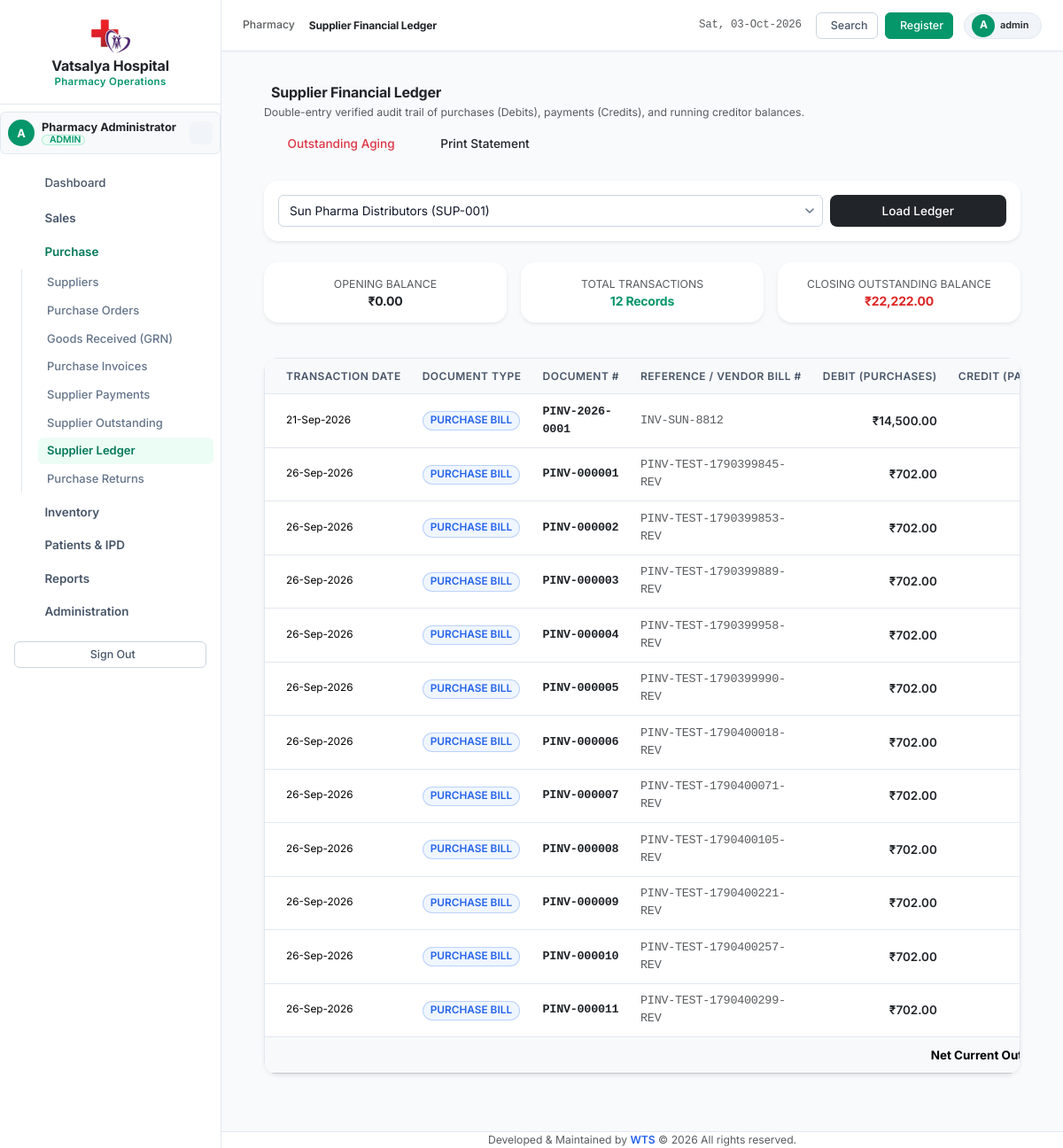
Page /modules/purchases/ledger.php?supplier_id=1 (signed in) on the committed database.
### tables this page shows
CREATE TABLE `pharmacy_purchase_invoices` (
  `invoice_id` int(11) NOT NULL AUTO_INCREMENT,
  `invoice_number` varchar(50) NOT NULL,
  `supplier_invoice_no` varchar(100) NOT NULL,
  `supplier_id` int(11) NOT NULL,
  `po_id` int(11) DEFAULT NULL,
  `grn_id` int(11) DEFAULT NULL,
  `invoice_date` date NOT NULL,
  `due_date` date DEFAULT NULL,
  `taxable_amount` decimal(12,2) NOT NULL DEFAULT 0.00,
  `discount_amount` decimal(12,2) NOT NULL DEFAULT 0.00,
  `gst_amount` decimal(12,2) NOT NULL DEFAULT 0.00,
  `other_charges` decimal(12,2) NOT NULL DEFAULT 0.00,
  `round_off` decimal(6,2) NOT NULL DEFAULT 0.00,
  `grand_total` decimal(12,2) NOT NULL DEFAULT 0.00,
  `amount_paid` decimal(12,2) NOT NULL DEFAULT 0.00,
  `outstanding_amount` decimal(12,2) NOT NULL DEFAULT 0.00,
  `payment_status` enum('UNPAID','PARTIALLY_PAID','PAID','OVERDUE','CANCELLED') NOT NULL DEFAULT 'UNPAID',
  `match_status` enum('MATCHED','QUANTITY_MISMATCH','PRICE_MISMATCH','TAX_MISMATCH','PENDING_REVIEW') NOT NULL DEFAULT 'MATCHED',
  `payment_terms` varchar(100) DEFAULT NULL,
  `notes` text DEFAULT NULL,
  `created_by` int(11) DEFAULT NULL,
  `created_at` datetime NOT NULL DEFAULT current_timestamp(),
  `updated_at` datetime NOT NULL DEFAULT current_timestamp() ON UPDATE current_timestamp(),
  PRIMARY KEY (`invoice_id`),
  UNIQUE KEY `invoice_number` (`invoice_number`),
  KEY `idx_supplier_id` (`supplier_id`),
  KEY `idx_supplier_invoice_no` (`supplier_invoice_no`),
  KEY `idx_po_id` (`po_id`),
  KEY `idx_grn_id` (`grn_id`),
  KEY `idx_invoice_date` (`invoice_date`),
  KEY `idx_payment_status` (`payment_status`),
  KEY `idx_pinv_date_paystatus` (`invoice_date`,`payment_status`),
  CONSTRAINT `fk_pinv_grn` FOREIGN KEY (`grn_id`) REFERENCES `pharmacy_grn` (`grn_id`) ON DELETE SET NULL,
  CONSTRAINT `fk_pinv_po` FOREIGN KEY (`po_id`) REFERENCES `pharmacy_purchase_orders` (`po_id`) ON DELETE SET NULL,
  CONSTRAINT `fk_pinv_supplier` FOREIGN KEY (`supplier_id`) REFERENCES `pharmacy_suppliers` (`supplier_id`)
);

### config/app.php (called while the page is built, shortened)
<?php
spl_autoload_register(function ($class) {
    $prefix = 'Pharmacy\\';
    $baseDir = dirname(__DIR__) . '/app/';
    $len = strlen($prefix);
    $relativeClass = substr($class, $len);
    $file = $baseDir . str_replace('\\', '/', $relativeClass) . '.php';
});

### app/Services/SupplierPaymentService.php (called while the page is built, shortened)
<?php
class SupplierPaymentService
{
    private PDO $pdo;
    public function __construct(PDO $pdo)
    {
        $this->pdo = $pdo;
    }
    public function getSupplierLedger(int $supplierId): array
    {
        $supStmt = $this->pdo->prepare("SELECT supplier_id, supplier_code, supplier_name, opening_balance FROM pharmacy_suppliers WHERE supplier_id = ?");
        $supStmt->execute([$supplierId]);
        $supplier = $supStmt->fetch(PDO::FETCH_ASSOC);
        $openingBal = (float)$supplier['opening_balance'];
        $invStmt = $this->pdo->prepare("
            SELECT
                invoice_date as tx_date,
                'PURCHASE' as doc_type,
                invoice_number as doc_no,
                supplier_invoice_no as ref_no,
                grand_total as debit,
                0.00 as credit,
                notes,
                created_at
            FROM pharmacy_purchase_invoices
            WHERE supplier_id = ?
        ");
        $invStmt->execute([$supplierId]);
        $invoices = $invStmt->fetchAll(PDO::FETCH_ASSOC);
        $payStmt = $this->pdo->prepare("
            SELECT
                payment_date as tx_date,
                'PAYMENT' as doc_type,
                payment_number as doc_no,
                reference_no as ref_no,
                0.00 as debit,
                amount as credit,
                notes,
                created_at
            FROM pharmacy_supplier_payments
            WHERE supplier_id = ? AND status = 'Completed'
        ");
        $payStmt->execute([$supplierId]);
        $payments = $payStmt->fetchAll(PDO::FETCH_ASSOC);
        $allTx = array_merge($invoices, $payments);
        usort($allTx, function ($a, $b) {
            $cmp = strcmp($a['tx_date'], $b['tx_date']);
            if ($cmp === 0) {
                return strcmp($a['created_at'], $b['created_at']);
            }
            return $cmp;
        });
        $runningBalance = $openingBal;
        $ledgerEntries = [];
        foreach ($allTx as $tx) {
            $debit = (float)$tx['debit'];
            $credit = (float)$tx['credit'];
            $runningBalance += ($debit - $credit);
            $ledgerEntries[] = [
                'tx_date'         => $tx['tx_date'],
                'doc_type'        => $tx['doc_type'],
                'doc_no'          => $tx['doc_no'],
                'ref_no'          => $tx['ref_no'],
                'debit'           => $debit,
                'credit'          => $credit,
                'running_balance' => round($runningBalance, 2),
                'notes'           => $tx['notes']
            ];
        }
        return [
            'supplier'        => $supplier,
            'opening_balance' => $openingBal,
            'closing_balance' => round($runningBalance, 2),
            'entries'         => $ledgerEntries
        ];
    }
}

### modules/purchases/ledger.php (the view, shortened to what this page needs)
<?php
require_once __DIR__ . '/../../config/app.php';
require_once __DIR__ . '/../../config/session.php';
require_once __DIR__ . '/../../app/Services/SupplierPaymentService.php';
$payService = new SupplierPaymentService($pdo);
$suppliersList = $pdo->query("SELECT supplier_id, supplier_name, supplier_code FROM pharmacy_suppliers WHERE status != 'Inactive' ORDER BY supplier_name ASC")->fetchAll(PDO::FETCH_ASSOC);
$supplierId = !empty($_GET['supplier_id']) ? (int)$_GET['supplier_id'] : ($suppliersList[0]['supplier_id'] ?? null);
$ledgerData = null;
if ($supplierId) {
    try {
        $ledgerData = $payService->getSupplierLedger($supplierId);
    } catch (Exception $e) {
        $error = $e->getMessage();
    }
}
    ?>
    <?php
include __DIR__ . '/../../includes/header.php';
include __DIR__ . '/../../includes/sidebar.php';
include __DIR__ . '/../../includes/navbar.php';
?>
<div class="container-fluid px-4 py-3">
    <div class="d-flex flex-wrap justify-content-between align-items-center mb-4 gap-2">
        <div>
            <h4 class="fw-bold text-dark mb-1">
                <i class="ti ti-book-2 text-emerald me-2"></i>Supplier Financial Ledger
            </h4>
            <p class="text-muted small mb-0">Double-entry verified audit trail of purchases (Debits), payments (Credits), and running creditor balances.</p>
        </div>
        <div class="d-flex gap-2">
            <a href="outstanding.php" class="btn btn-outline-danger rounded-pill px-3 py-2 small">
                <i class="ti ti-building-bank me-1"></i> Outstanding Aging
            </a>
            <?php if ($ledgerData): ?>
                <a href="ledger.php?supplier_id=<?= $supplierId ?>&print=1" target="_blank" class="btn btn-outline-dark rounded-pill px-3 py-2 small">
                    <i class="ti ti-printer me-1"></i> Print Statement
                </a>
            <?php endif; ?>
        </div>
    </div>
    <div class="card border-0 shadow-sm rounded-4 mb-4 bg-white">
        <div class="card-body p-3">
            <form method="GET" action="ledger.php" class="row g-2 align-items-center">
                <div class="col-md-9">
                </div>
                <div class="col-md-3">
                    <button type="submit" class="btn btn-dark w-100 rounded-3">Load Ledger</button>
                </div>
            </form>
        </div>
    </div>
    <?php if ($ledgerData): ?>
        <?php $sup = $ledgerData['supplier']; ?>
        <div class="row g-3 mb-4">
            <div class="col-md-4">
                <div class="card border-0 shadow-sm rounded-4 bg-white p-3 text-center">
                    <div class="text-muted small text-uppercase">Opening Balance</div>
                    <h5 class="fw-bold text-dark mb-0">₹<?= number_format((float)$ledgerData['opening_balance'], 2) ?></h5>
                </div>
            </div>
            <div class="col-md-4">
                <div class="card border-0 shadow-sm rounded-4 bg-white p-3 text-center">
                    <div class="text-muted small text-uppercase">Total Transactions</div>
                    <h5 class="fw-bold text-primary mb-0"><?= count($ledgerData['entries']) ?> Records</h5>
                </div>
            </div>
            <div class="col-md-4">
                <div class="card border-0 shadow-sm rounded-4 bg-white p-3 text-center">
                    <div class="text-muted small text-uppercase">Closing Outstanding Balance</div>
                    <h5 class="fw-bold <?= (float)$ledgerData['closing_balance'] > 0 ? 'text-danger' : 'text-success' ?> mb-0">
                        ₹<?= number_format((float)$ledgerData['closing_balance'], 2) ?>
                    </h5>
                </div>
            </div>
        </div>
        <div class="card border-0 shadow-sm rounded-4 bg-white overflow-hidden">
            <div class="table-responsive">
                <table class="table table-hover align-middle mb-0">
                    <thead class="table-light">
                        <tr class="text-uppercase small text-muted">
                            <th class="ps-4">Transaction Date</th>
                            <th>Document Type</th>
                            <th>Document #</th>
                            <th>Reference / Vendor Bill #</th>
                            <th class="text-end">Debit (Purchases)</th>
                            <th class="text-end">Credit (Payments)</th>
                        </tr>
                    </thead>
                    <tbody>
                        <?php if (empty($ledgerData['entries'])): ?>
                            <tr>
                                <td colspan="7" class="text-center py-5 text-muted">
                                    <i class="ti ti-book-off fs-1 d-block mb-2 text-secondary"></i>
                                    No ledger entries recorded for <?= htmlspecialchars($sup['supplier_name']) ?>.
                                </td>
                            </tr>
                        <?php else: ?>
                            <?php foreach ($ledgerData['entries'] as $tx): ?>
                                <tr>
                                    <td class="ps-4 small"><?= date('d-M-Y', strtotime($tx['tx_date'])) ?></td>
                                    <td>
                                        <?php if ($tx['doc_type'] === 'PURCHASE'): ?>
                                            <span class="badge bg-primary-subtle text-primary rounded-pill px-2 py-1">PURCHASE BILL</span>
                                        <?php elseif ($tx['doc_type'] === 'PAYMENT'): ?>
                                            <span class="badge bg-success-subtle text-success rounded-pill px-2 py-1">PAYMENT VOUCHER</span>
                                        <?php else: ?>
                                            <span class="badge bg-secondary-subtle text-secondary rounded-pill px-2 py-1"><?= htmlspecialchars($tx['doc_type']) ?></span>
                                        <?php endif; ?>
                                    </td>
                                    <td class="font-monospace fw-semibold text-dark"><?= htmlspecialchars($tx['doc_no']) ?></td>
                                    <td class="font-monospace text-muted"><?= htmlspecialchars($tx['ref_no']) ?></td>
                                    <td class="text-end fw-semibold text-dark">
                                        <?= (float)$tx['debit'] > 0 ? '₹' . number_format((float)$tx['debit'], 2) : '—' ?>
                                    </td>
                                    <td class="text-end fw-semibold text-success">
                                    </td>
                                </tr>
                            <?php endforeach; ?>
                        <?php endif; ?>
                    </tbody>
                    <tfoot>
                        <tr class="table-light">
                            <th colspan="6" class="text-end ps-4">Net Current Outstanding:</th>
                        </tr>
                    </tfoot>
                </table>
            </div>
        </div>
    <?php endif; ?>
</div>
<?php
include __DIR__ . '/../../includes/footer.php';
?>

### rows in the picture
pharmacy_purchase_invoices: invoice_date "21-Sep-2026", invoice_number "PINV-2026-0001", supplier_invoice_no "INV-SUN-8812", grand_total "14,500.00"
pharmacy_purchase_invoices: invoice_date "26-Sep-2026", invoice_number "PINV-000001", supplier_invoice_no "PINV-TEST-1790399845-REV", grand_total "702.00"
pharmacy_purchase_invoices: invoice_date "26-Sep-2026", invoice_number "PINV-000002", supplier_invoice_no "PINV-TEST-1790399853-REV", grand_total "702.00"
pharmacy_purchase_invoices: invoice_date "26-Sep-2026", invoice_number "PINV-000003", supplier_invoice_no "PINV-TEST-1790399889-REV", grand_total "702.00"
pharmacy_purchase_invoices: invoice_date "26-Sep-2026", invoice_number "PINV-000004", supplier_invoice_no "PINV-TEST-1790399958-REV", grand_total "702.00"
pharmacy_purchase_invoices: invoice_date "26-Sep-2026", invoice_number "PINV-000005", supplier_invoice_no "PINV-TEST-1790399990-REV", grand_total "702.00"
pharmacy_purchase_invoices: invoice_date "26-Sep-2026", invoice_number "PINV-000006", supplier_invoice_no "PINV-TEST-1790400018-REV", grand_total "702.00"
pharmacy_purchase_invoices: invoice_date "26-Sep-2026", invoice_number "PINV-000007", supplier_invoice_no "PINV-TEST-1790400071-REV", grand_total "702.00"
pharmacy_purchase_invoices: invoice_date "26-Sep-2026", invoice_number "PINV-000008", supplier_invoice_no "PINV-TEST-1790400105-REV", grand_total "702.00"
pharmacy_purchase_invoices: invoice_date "26-Sep-2026", invoice_number "PINV-000009", supplier_invoice_no "PINV-TEST-1790400221-REV", grand_total "702.00"
pharmacy_purchase_invoices: invoice_date "26-Sep-2026", invoice_number "PINV-000010", supplier_invoice_no "PINV-TEST-1790400257-REV", grand_total "702.00"
pharmacy_purchase_invoices: invoice_date "26-Sep-2026", invoice_number "PINV-000011", supplier_invoice_no "PINV-TEST-1790400299-REV", grand_total "702.00"

### other values in the picture
substr($user['username'] ?? 'P', 0, 1) "A"
$user['full_name'] "Pharmacy Administrator"
$user['role_name'] "ADMIN"
$page_title "Supplier Financial Ledger"
$user['username'] "admin"
$ledgerData['opening_balance'] "0.00"
count($ledgerData['entries']) "12"
$ledgerData['closing_balance'] "22,222.00"
